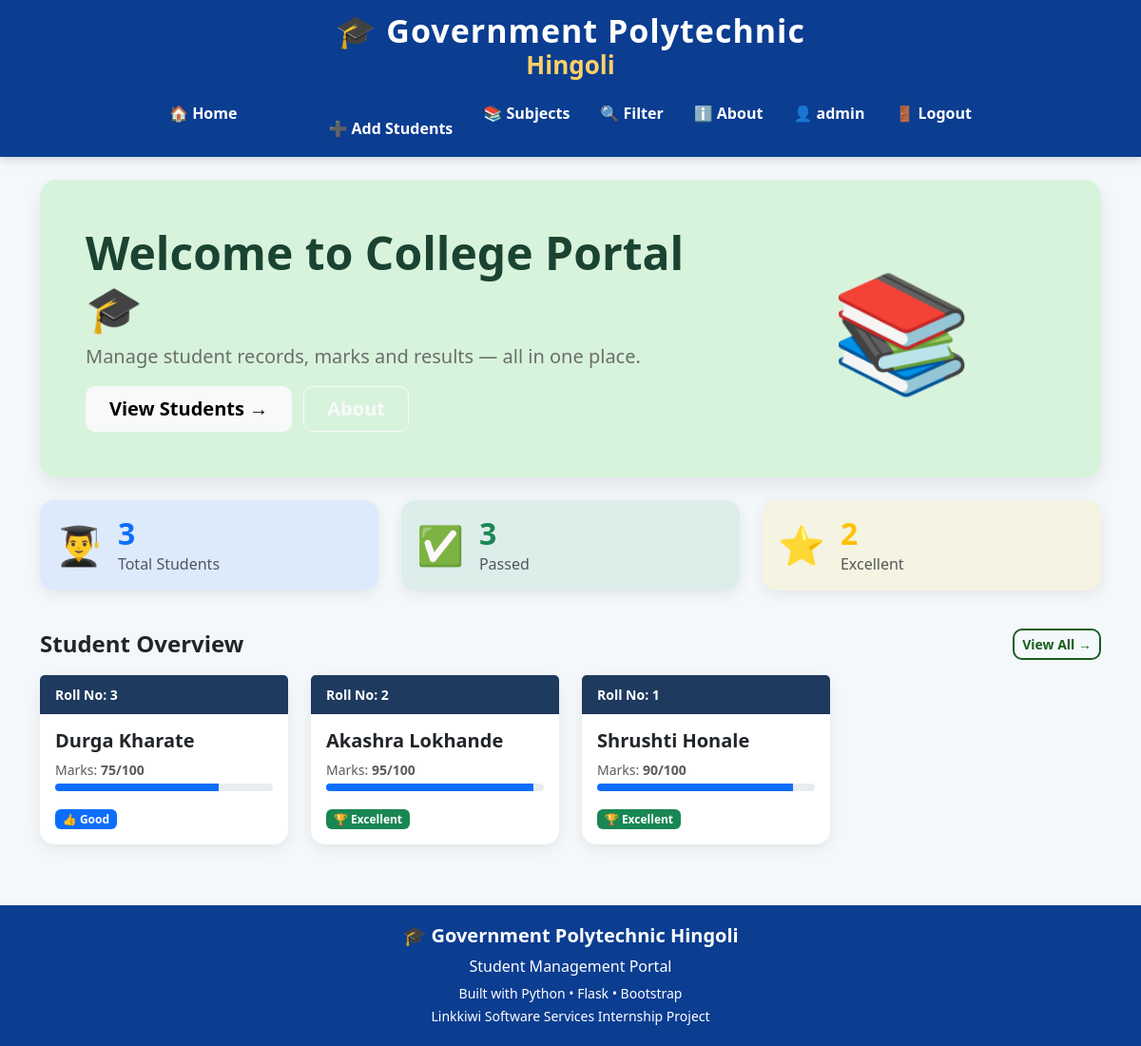
The page / (signed in) on the database its author committed.
### tables this page shows
CREATE TABLE students (
            id INTEGER PRIMARY KEY AUTOINCREMENT,
            name TEXT NOT NULL,
            roll INTEGER NOT NULL,
            marks INTEGER NOT NULL,
            subject TEXT NOT NULL,
            attendance INTEGER DEFAULT 0
        );

### app.py (the view)
@app.route("/")
def home():
    conn = get_db()
    students = conn.execute(
        "SELECT * FROM students ORDER BY id DESC"
    ).fetchall()
    total = conn.execute(
        "SELECT COUNT(*) FROM students"
    ).fetchone()[0]
    passed = conn.execute(
        "SELECT COUNT(*) FROM students WHERE marks >= 45"
    ).fetchone()[0]
    excellent = conn.execute(
        "SELECT COUNT(*) FROM students WHERE marks >= 90"
    ).fetchone()[0]
    conn.close()
    return render_template(
        "home.html",
        students=students,
        total=total,
        passed=passed,
        excellent=excellent
    )

### database.py (called while the page is built)
def get_db():
    conn = sqlite3.connect(DB_PATH)
    conn.row_factory = sqlite3.Row
    return conn

### templates/home.html (shortened to what this page needs)
{% extends 'base.html' %}
{% block content %}
<div class="hero-section p-5 mb-4">
    <div class="row align-items-center">
        <div class="col-md-8">
            <h1 class="display-5 fw-bold mb-2">
                Welcome to College Portal 🎓
            </h1>
            <p class="fs-5 opacity-75 mb-3">
                Manage student records, marks and results —
                all in one place.
            </p>
            <a href="{{ url_for('students_page') }}"
               class="btn btn-light btn-lg px-4 me-2">
                View Students →
            </a>
            <a href="{{ url_for('about') }}"
               class="btn btn-outline-light btn-lg px-4">
            </a>
        </div>
        <div class="col-12 col-md-4 text-center d-none d-md-block">
            <span style="font-size: 120px;">📚</span>
        </div>
    </div>
</div>
<div class="row mb-4">
    <div class="col-12 col-md-4 mb-3">
        <div class="card stat-card p-3 bg-primary bg-opacity-10">
            <div class="d-flex align-items-center">
                <span style="font-size:40px;">👨‍🎓</span>
                <div class="ms-3">
                    <h2 class="fw-bold text-primary mb-0">
                        {{ students|length }}
                    </h2>
                    <p class="text-muted mb-0">Total Students</p>
                </div>
            </div>
        </div>
    </div>
    <div class="col-12 col-md-4 mb-3">
        <div class="card stat-card p-3 bg-success bg-opacity-10">
            <div class="d-flex align-items-center">
                <span style="font-size:40px;">✅</span>
                <div class="ms-3">
                    {% set passed = students|selectattr('marks','ge',60)|list %}
                    <h2 class="fw-bold text-success mb-0">
                        {{ passed|length }}
                    </h2>
                    <p class="text-muted mb-0">Passed</p>
                </div>
            </div>
        </div>
    </div>
    <div class="col-12 col-md-4 mb-3">
        <div class="card stat-card p-3 bg-warning bg-opacity-10">
            <div class="d-flex align-items-center">
                <span style="font-size:40px;">⭐</span>
                <div class="ms-3">
                    {% set excellent = students|selectattr('marks','ge',90)|list %}
                    <h2 class="fw-bold text-warning mb-0">
                        {{ excellent|length }}
                    </h2>
                    <p class="text-muted mb-0">Excellent</p>
                </div>
            </div>
        </div>
    </div>
</div>
<div class="d-flex justify-content-between align-items-center mb-3">
    <h4 class="fw-bold mb-0">Student Overview</h4>
    <a href="{{ url_for('students_page') }}"
       class="btn btn-sm btn-outline-primary">
        View All →
    </a>
</div>
<div class="row">
    {% for student in students %}
    <div class="col-12 col-md-6 col-lg-3 mb-3">
        <div class="card student-card h-100">
            <div class="card-header py-2"
                 style="background-color: #1e3a5f; color:white;">
                <small class="fw-bold">Roll No: {{ student.roll }}</small>
            </div>
            <div class="card-body">
                <h5 class="card-title fw-bold">{{ student.name }}</h5>
                <p class="card-text text-muted small mb-1">
                    Marks: <strong>{{ student.marks }}/100</strong>
                </p>
                <div class="progress mb-3" style="height:8px;">
                    <div class="progress-bar"
                        {% if student.marks >= 90 %}bg-success
                        {% elif student.marks >= 75 %}bg-primary
                        {% elif student.marks >= 60 %}bg-warning
                        {% else %}bg-danger{% endif %}"
                        style="width: {{ student.marks }}%">
                    </div>
                </div>
                {% if student.marks >= 90 %}
                    <span class="badge bg-success">🏆 Excellent</span>
                {% elif student.marks >= 75 %}
                    <span class="badge bg-primary">👍 Good</span>
                {% elif student.marks >= 60 %}
                    <span class="badge bg-warning text-dark">📈 Average</span>
                {% else %}
                    <span class="badge bg-danger">⚠️ Needs Help</span>
                {% endif %}
            </div>
        </div>
    </div>
    {% endfor %}
</div>
{% endblock %}

### templates/base.html (style rules this page uses)
body { font-family:"Segoe UI",sans-serif; background:#f4f8fb; margin:0; padding:0; }
.hero-section { background:#d8f3dc; border-radius:18px; padding:35px; box-shadow:0 8px 20px rgba(0,0,0,.08); margin-top:20px; }
.hero-section h1 { color:#1b4332; font-weight:bold; }
.hero-section p { color:#444; }
.card { border:none; border-radius:15px; box-shadow:0 4px 15px rgba(0,0,0,.08); transition:.3s; }
.btn { border-radius:10px; font-weight:600; }
.btn-outline-primary { color:#1b5e20; border:2px solid #1b5e20; }

### rows shown on the page
students: roll "3", name "Durga Kharate", marks "75", shows "👍 Good"
students: roll "2", name "Akashra Lokhande", marks "95", shows "🏆 Excellent"
students: roll "1", name "Shrushti Honale", marks "90", shows "🏆 Excellent"

### other values the page prints
{{ session.username }} "admin"
{{ students|length }} "3"
{{ passed|length }} "3"
{{ excellent|length }} "2"
